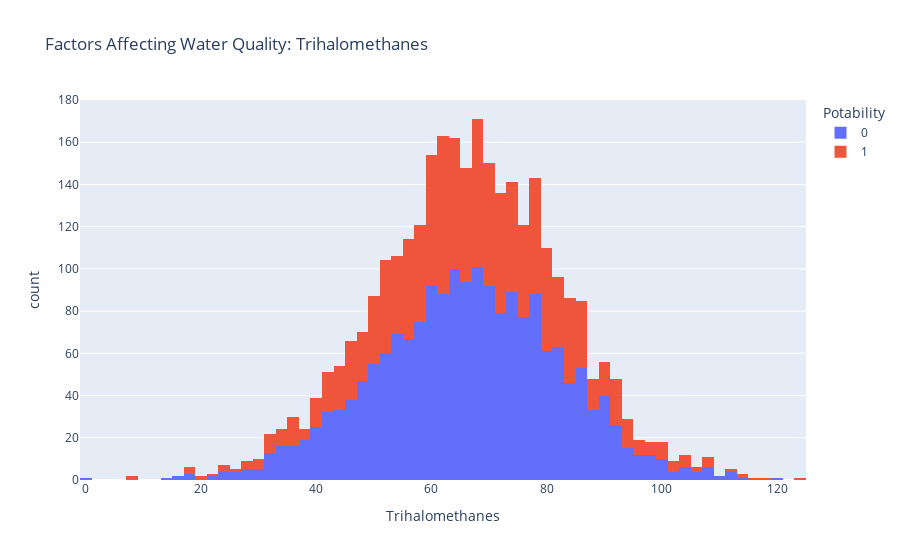

This figure's notebook cell:
### Markdown cell above
Cacbon hữu cơ có nguồn gốc từ sự phân hủy các vật liệu hữu cơ tự nhiên và các nguồn tổng hợp. Nước chứa ít hơn 25 miligam cacbon hữu cơ được coi là an toàn để uống.

### Code cell
figure = px.histogram(data, x = "Trihalomethanes", 
                      color = "Potability", 
                      title= "Factors Affecting Water Quality: Trihalomethanes")
figure.show()

### Figure 1 — Plotly figure (JSON) as saved in the notebook; plotly's stock layout.template omitted (floating-point values rounded to 4 significant figures; data arrays with more than 128 entries replaced by an {"elided": "..."} marker saying what was removed)
{"data": [{"alignmentgroup": "True", "bingroup": "x", "hovertemplate": "Potability=0<br>Trihalomethanes=%{x}<br>count=%{y}<extra></extra>", "legendgroup": "0", "marker": {"color": "#636efa", "pattern": {"shape": ""}}, "name": "0", "offsetgroup": "0", "orientation": "v", "showlegend": true, "type": "histogram", "x": {"elided": "1998 float values"}, "xaxis": "x", "yaxis": "y"}, {"alignmentgroup": "True", "bingroup": "x", "hovertemplate": "Potability=1<br>Trihalomethanes=%{x}<br>count=%{y}<extra></extra>", "legendgroup": "1", "marker": {"color": "#EF553B", "pattern": {"shape": ""}}, "name": "1", "offsetgroup": "1", "orientation": "v", "showlegend": true, "type": "histogram", "x": {"elided": "1278 float values"}, "xaxis": "x", "yaxis": "y"}], "layout": {"autosize": true, "barmode": "relative", "legend": {"title": {"text": "Potability"}, "tracegroupgap": 0}, "title": {"text": "Factors Affecting Water Quality: Trihalomethanes"}, "xaxis": {"anchor": "y", "autorange": true, "domain": [0, 1], "range": [-1, 125], "title": {"text": "Trihalomethanes"}, "type": "linear"}, "yaxis": {"anchor": "x", "autorange": true, "domain": [0, 1], "range": [0, 180], "title": {"text": "count"}}}}
